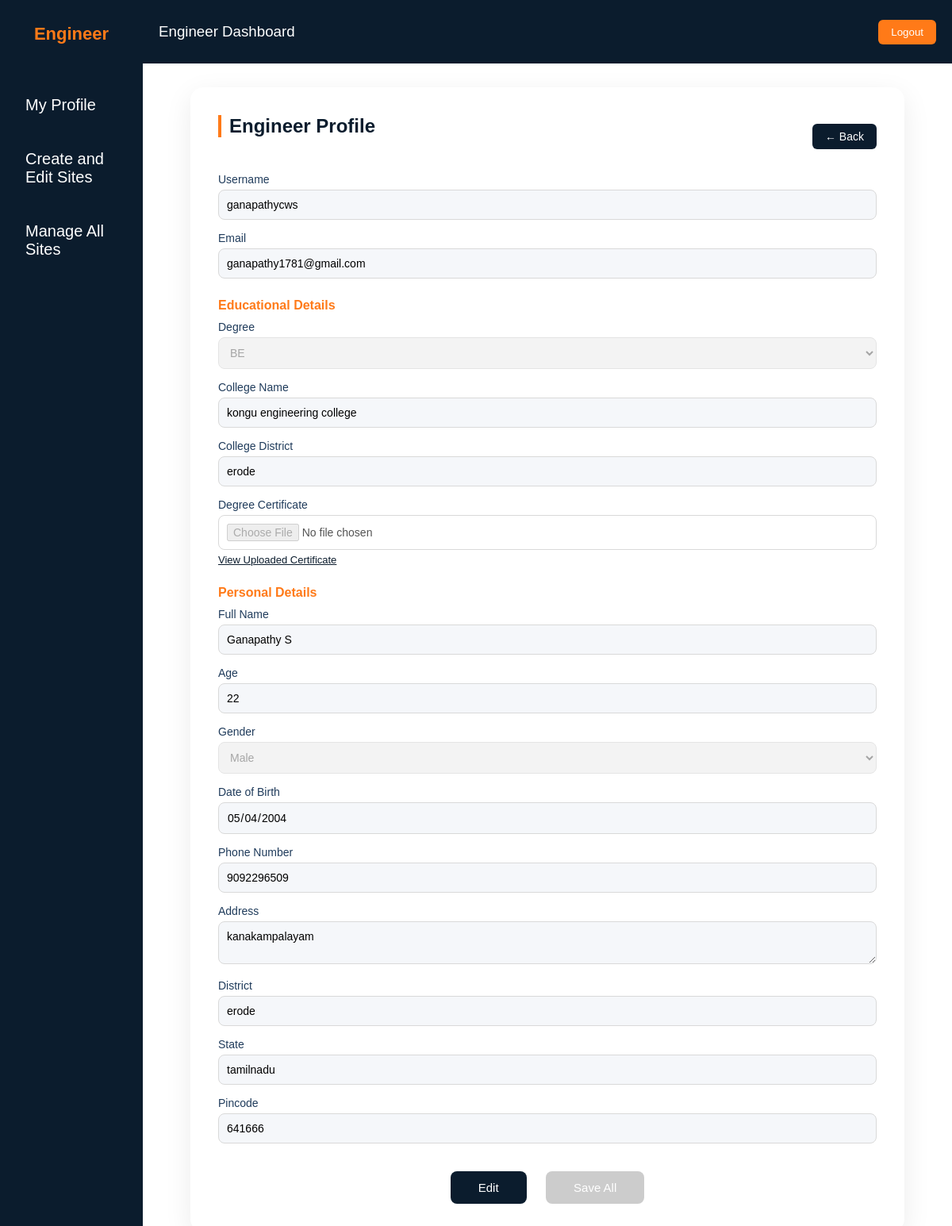
Page /eng_profile/ (signed in) on the committed database.
### Construct/models.py (models this page shows, shortened)
class Engineerprofile(models.Model):
    user = models.OneToOneField(
        User,
        on_delete=models.CASCADE,
        related_name="engineer_profile"
    )
    email = models.EmailField(null=False, blank=False)
    DEGREE_CHOICES = [
        ('BE', 'BE'),
        ('ME', 'ME'),
        ('MTech', 'BTech'),
        ('MTech', 'MTech'),
        ('Diploma', 'Diploma'),
        ('PhD', 'PhD'),
        ('Others', 'Others'),
    ]
    degree = models.CharField(
        max_length=20,
        choices=DEGREE_CHOICES,
        null=False,
        blank=False
    )
    other_degree = models.CharField(
        max_length=100,
        null=False,
        blank=False
    )
    college_name = models.CharField(
        max_length=255,
        null=False,
        blank=False
    )
    clg_district = models.CharField(
        max_length=100,
        null=False,
        blank=False
    )
    degree_certificate = models.FileField(
        upload_to='engineer_certificates/',
        null=False,
        blank=False
    )
    full_name = models.CharField(
        max_length=150,
        null=False,
        blank=False
    )
    age = models.PositiveIntegerField(
        null=False,
        blank=False
    )
    GENDER_CHOICES = [
        ('Male', 'Male'),
        ('Female', 'Female'),
        ('Other', 'Other'),
    ]
    gender = models.CharField(
        max_length=10,
        choices=GENDER_CHOICES,
        null=False,
        blank=False
    )
    date_of_birth = models.DateField(
        null=False,
        blank=False
    )
    phone_number = models.CharField(
        max_length=10,
        unique=True,
        null=False,
        blank=False
    )
    address = models.TextField(
        null=False,
        blank=False
    )
    district = models.CharField(
        max_length=100,
        null=False,
        blank=False
    )
    state = models.CharField(
        max_length=100,
        null=False,
        blank=False
    )
    pincode = models.CharField(
        max_length=10,
        null=False,
        blank=False
    )
    terms_accepted = models.BooleanField(default=False)
    created_at = models.DateTimeField(auto_now_add=True)
    updated_at = models.DateTimeField(auto_now=True)

### Construct/views.py (the view, shortened to what this page needs)
# urls.py: path('eng_profile/',views.engineer_profile,name='eng_profile'),
@login_required
def engineer_profile(request):
    profile = get_object_or_404(
        Engineerprofile,
        user=request.user
    )
    return render(request, "engineer_side/engineer_profile.html", {
        "profile": profile,
        "degree_choices": Engineerprofile.DEGREE_CHOICES
    })

### templates/engineer_side/engineer_profile.html (shortened to what this page needs)
{% extends "engineer_side/engineer_dashboard.html" %}
{% load static %}
{% block content %}
<div class="profile-wrapper">
  <div class="profile-header">
  <h2>Engineer Profile</h2>
  <a href="{% url 'eng_dash' %}" class="back-btn">
    ← Back
  </a>
</div>
  <form method="POST" enctype="multipart/form-data">
    <div class="form-group">
      <label>Username</label>
      <input type="text"
             value="{{ profile.user.username }}"
             class="form-control"
             readonly>
    </div>
    <div class="form-group">
      <label>Email</label>
      <input type="email" name="email"
             value="{{ profile.email }}"
             class="form-control editable"
             readonly>
    </div>
    <div class="section-title">Educational Details</div>
    <div class="form-group">
      <label>Degree</label>
      <select name="degree" id="degreeSelect"
        class="form-control editable"
        disabled>
  {% for key,value in degree_choices %}
    <option value="{{ key }}"
      {% if profile.degree == key %}selected{% endif %}>
      {{ value }}
    </option>
  {% endfor %}
</select>
    </div>
    <div class="form-group">
      <label>College Name</label>
      <input type="text" name="college_name"
             value="{{ profile.college_name }}"
             class="form-control editable"
             readonly>
    </div>
    <div class="form-group">
      <label>College District</label>
      <input type="text" name="clg_district"
             value="{{ profile.clg_district }}"
             class="form-control editable"
             readonly>
    </div>
    <div class="form-group">
      <label>Degree Certificate</label>
      <input type="file"
             name="degree_certificate"
             class="form-control editable"
             disabled>
      {% if profile.degree_certificate %}
        <a href="{{ profile.degree_certificate.url }}"
           target="_blank"
           class="certificate-link">
           View Uploaded Certificate
        </a>
      {% endif %}
    </div>
    <div class="section-title">Personal Details</div>
    <div class="form-group">
      <label>Full Name</label>
      <input type="text" name="full_name"
             value="{{ profile.full_name }}"
             class="form-control editable"
             readonly>
    </div>
    <div class="form-group">
      <label>Age</label>
      <input type="number" name="age"
             value="{{ profile.age }}"
             class="form-control editable"
             readonly>
    </div>
    <div class="form-group">
      <label>Gender</label>
      <select name="gender"
              class="form-control editable"
              disabled>
        <option value="Male" {% if profile.gender == "Male" %}selected{% endif %}>Male</option>
      </select>
    </div>
    <div class="form-group">
      <label>Date of Birth</label>
      <input type="date" name="date_of_birth"
             value="{{ profile.date_of_birth|date:'Y-m-d' }}"
             class="form-control editable"
             readonly>
    </div>
    <div class="form-group">
      <label>Phone Number</label>
      <input type="text" name="phone_number"
             value="{{ profile.phone_number }}"
             class="form-control editable"
             readonly>
    </div>
    <div class="form-group">
      <label>Address</label>
      <textarea name="address"
                class="form-control editable"
                readonly>{{ profile.address }}</textarea>
    </div>
    <div class="form-group">
      <label>District</label>
      <input type="text" name="district"
             value="{{ profile.district }}"
             class="form-control editable"
             readonly>
    </div>
    <div class="form-group">
      <label>State</label>
      <input type="text" name="state"
             value="{{ profile.state }}"
             class="form-control editable"
             readonly>
    </div>
    <div class="form-group">
      <label>Pincode</label>
      <input type="text" name="pincode"
             value="{{ profile.pincode }}"
             class="form-control editable"
             readonly>
    </div>
    <div class="action-buttons">
      <button type="button" id="editBtn" class="big-btn edit-btn">
        Edit
      </button>
      <button type="submit" id="saveBtn"
              class="big-btn save-btn"
              disabled>
        Save All
      </button>
    </div>
  </form>
</div>
{% endblock %}

### templates/engineer_side/engineer_dashboard.html (style rules this page uses)
* { margin: 0; padding: 0; box-sizing: border-box; font-family: "Oswald", sans-serif; }
body { background: #ffffff; overflow: hidden; }

### templates/engineer_side/engineer_profile.html (style rules this page uses)
.profile-wrapper { max-width:900px; margin:auto; background:#ffffff; padding:35px; border-radius:16px; box-shadow:0 10px 35px rgba(0,0,0,0.08); }
.profile-wrapper h2 { margin-bottom:25px; font-weight:600; color:#0b1c2d; border-left:4px solid #ff7a18; padding-left:10px; }
.section-title { margin-top:25px; margin-bottom:10px; font-weight:600; color:#ff7a18; }
.form-group { margin-bottom:15px; }
.form-group label { font-weight:500; font-size:14px; display:block; margin-bottom:5px; color:#1f3b5b; }
.form-control { width:100%; padding:10px; border:1px solid #d9d9d9; border-radius:8px; font-size:14px; transition:0.3s; }
.form-control[readonly] { background:#f5f7fa; cursor:not-allowed; }
.certificate-link { font-size:13px; color:#0b1c2d; margin-top:5px; display:block; }
.action-buttons { margin-top:35px; text-align:center; }
.big-btn { padding:12px 35px; font-size:15px; border:none; border-radius:8px; cursor:pointer; transition:0.3s; margin:0 10px; }
.edit-btn { background:#0b1c2d; color:#fff; }
.save-btn { background:#ff7a18; color:#fff; }
.save-btn:disabled { background:#ccc; cursor:not-allowed; }
.profile-header { display:flex; justify-content:space-between; align-items:center; margin-bottom:20px; }
.back-btn { background:#0b1c2d; color:#fff; padding:8px 16px; text-decoration:none; border-radius:6px; font-size:14px; transition:0.3s; }

### rows in the picture
Engineerprofile: user.username "ganapathycws", email "ganapathy1781@gmail.com", degree "BE", college_name "kongu engineering college", clg_district "erode", full_name "Ganapathy S", age "22", gender "Male", date_of_birth "05/04/2004", phone_number "9092296509", address "kanakampalayam", district "erode", state "tamilnadu", pincode "641666"
